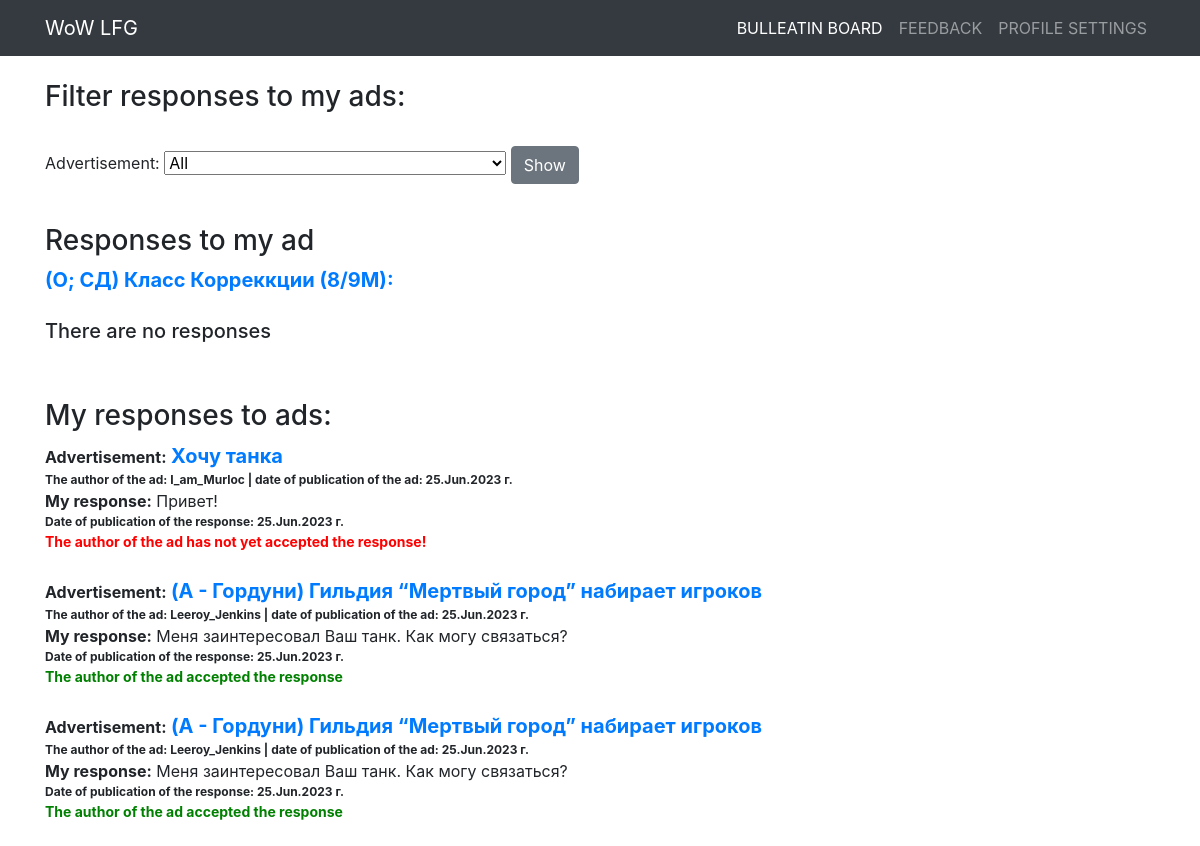
/responses/18 (signed in), run on the app's committed database.
### board/models.py (models this page shows)
class Post(models.Model):
    author = models.ForeignKey(User, on_delete=models.CASCADE)
    CAT = (('tanks', 'Танки'),
           ('healers', 'Хилы'),
           ('damage_dealers', 'ДД'),
           ('dealers', 'Торговцы'),
           ('gildmasters', 'Гилдмастеры'),
           ('quest_givers', 'Квестгиверы'),
           ('blacksmiths', 'Кузнецы'),
           ('tanners', 'Кожевники'),
           ('potion_makers', 'Зельевары'),
           ('spell_masters', 'Мастера заклинаний'))
    category = models.CharField(max_length=15, choices=CAT, verbose_name='Категория')
    dateCreation = models.DateTimeField(auto_now_add=True)
    title = models.CharField(max_length=256, verbose_name='Название')
    text = RichTextField()

class Response(models.Model):
    author = models.ForeignKey(User, on_delete=models.CASCADE)
    post = models.ForeignKey(Post, on_delete=models.CASCADE)
    text = models.TextField(verbose_name='Текст')
    status = models.BooleanField(default=False)
    dateCreation = models.DateTimeField(auto_now_add=True)

### board/views.py (the view, shortened to what this page needs)
# urls.py: path('responses', Responses.as_view(), name='responses'),
class Responses(LoginRequiredMixin, ListView):
    model = Response
    template_name = 'responses.html'
    context_object_name = 'responses'
    def get_context_data(self, **kwargs):
        context = super(Responses, self).get_context_data(**kwargs)
        global title
        """
        Далее в условии - если пользователь попал на страницу через ссылку из письма, в которой содержится
        ID поста для фильтра - фильтр работает по этому ID
        """
        if self.kwargs.get('pk') and Post.objects.filter(id=self.kwargs.get('pk')).exists():
            title = str(Post.objects.get(id=self.kwargs.get('pk')).title)
            print(title)
        context['form'] = ResponsesFilterForm(self.request.user, initial={'title': title})
        context['title'] = title
        if title:
            post_id = Post.objects.get(title=title)
            context['filter_responses'] = list(Response.objects.filter(post_id=post_id).order_by('-dateCreation'))
            context['response_post_id'] = post_id.id
        else:
            context['filter_responses'] = list(Response.objects.filter(post_id__author_id=self.request.user).order_by('-dateCreation'))
        context['myresponses'] = list(Response.objects.filter(author_id=self.request.user).order_by('-dateCreation'))
        return context

### board/forms.py
class ResponsesFilterForm(forms.Form):
    def __init__(self, user, *args, **kwargs):
        super(ResponsesFilterForm, self).__init__(*args, **kwargs)
        self.fields['title'] = forms.ModelChoiceField(
            label='Advertisement',
            queryset=Post.objects.filter(author_id=user.id).order_by('-dateCreation').values_list('title', flat=True),
            empty_label="All",
            required=False
        )

### templates/responses.html (shortened to what this page needs)
{% extends 'default.html' %}
{% load bootstrap4 %}
{% block content %}
    <br>
    <h3>Filter responses to my ads:</h3><br>
	<form method="POST">
        {{ form }}
		<input class="btn btn-secondary" type="submit" value="Show">
	</form><br>
    {% if title %}
        <h3>Responses to my ad</h3>
        <a href="/post/{{ response_post_id }}" style="font-size: 20px;"><b>{{ title }}:</b></a><br>
        {% if filter_responses %}
            {% for response in filter_responses %}
                <a><b>Response: </b></a>{{ response.text }}<br>
                <span style="font-size: 12px;"><b>The author of the response: {{ response.author.username }} |
                    date of publication of the response: {{ response.dateCreation|date:'d.M.Y' }} г.</b></span><br>
                {% if response.status == False %}
                    <a href="/response/accept/{{ response.id }}" style="font-size: 12px; color:green"><b>to accept</b></a>
                    <a>&nbsp;&nbsp;&nbsp;</a>
                    <a href="/response/delete/{{ response.id }}" style="font-size: 12px; color:red"><b>to accept</b></a>
                {% else %}
                    <a style="font-size: 14px; color:green"><b>response accepted</b></a>
                {% endif %}
                <br><br>
            {% endfor %}
        {% else %}
            <br>
            <h5>There are no responses</h5>
        {% endif %}
    {% endif %}
    <br><br>
    <h3>My responses to ads:</h3>
    {% if myresponses %}
        {% for response in myresponses %}
            <a><b>Advertisement:</b></a>
            <a href="/post/{{ response.post_id }}" style="font-size: 20px;"><b>{{ response.post.title }}</b></a><br>
            <span style="font-size: 12px;"><b>The author of the ad:  {{ response.post.author.username }} |
                date of publication of the ad: {{ response.post.dateCreation|date:'d.M.Y' }} г.</b></span><br>
            <a><b>My response:</b></a>
            {{ response.text }}<br>
            <span style="font-size: 12px;"><b>Date of publication of the response: {{ response.dateCreation|date:'d.M.Y' }} г.</b></span><br>
            {% if response.status == True %}
                <a style="font-size: 14px; color:green"><b>The author of the ad accepted the response</b></a>
            {% else %}
                <a style="font-size: 14px; color:red"><b>The author of the ad has not yet accepted the response!</b></a>
            {% endif %}
        <br><br>
        {% endfor %}
    {% else %}
        <h5>There are no responses</h5>
    {% endif %}
{% endblock content %}

### data on the page
Post: title "(О; СД) Класс Корреккции (8/9М)"
Response: post "Хочу танка", post.author.username "I_am_Murloc", post.dateCreation "25.Jun.2023", text "Привет!", dateCreation "25.Jun.2023", shows "The author of the ad has not yet accepted the response!"
Response: post "(А - Гордуни) Гильдия “Мертвый город” набирает игроков", post.author.username "Leeroy_Jenkins", post.dateCreation "25.Jun.2023", text "Меня заинтересовал Ваш танк. Как могу связаться?", dateCreation "25.Jun.2023", shows "The author of the ad accepted the response"
Response: post "(А - Гордуни) Гильдия “Мертвый город” набирает игроков", post.author.username "Leeroy_Jenkins", post.dateCreation "25.Jun.2023", text "Меня заинтересовал Ваш танк. Как могу связаться?", dateCreation "25.Jun.2023", shows "The author of the ad accepted the response"
